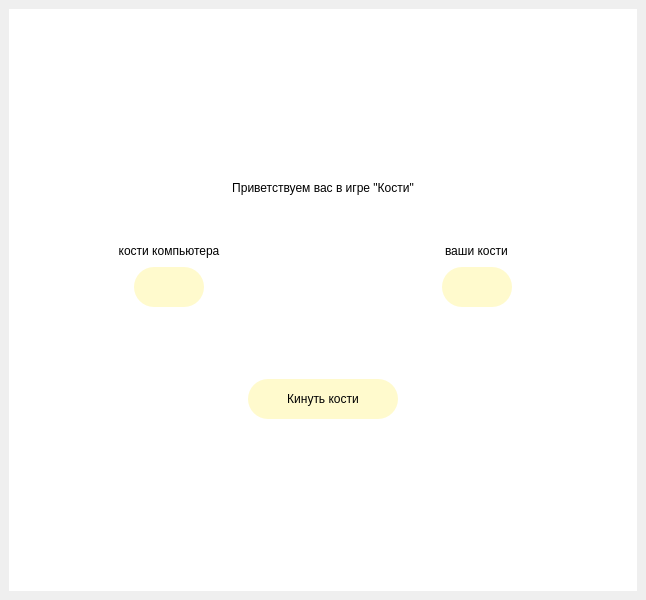
<?xml version="1.0" encoding="UTF-8"?>
<ui version="4.0">
 <class>MainWindow</class>
 <widget class="QMainWindow" name="MainWindow">
  <property name="geometry">
   <rect>
    <x>0</x>
    <y>0</y>
    <width>646</width>
    <height>600</height>
   </rect>
  </property>
  <property name="windowTitle">
   <string>Игра &quot;кости&quot; by Dmitr. Pod.</string>
  </property>
  <widget class="QWidget" name="centralwidget">
   <layout class="QVBoxLayout" name="verticalLayout">
    <item>
     <widget class="QWidget" name="widget" native="true">
      <property name="styleSheet">
       <string notr="true">background-color:white;
</string>
      </property>
      <layout class="QVBoxLayout" name="verticalLayout_4">
       <item>
        <spacer name="verticalSpacer">
         <property name="orientation">
          <enum>Qt::Vertical</enum>
         </property>
         <property name="sizeHint" stdset="0">
          <size>
           <width>20</width>
           <height>40</height>
          </size>
         </property>
        </spacer>
       </item>
       <item>
        <widget class="QLabel" name="label">
         <property name="styleSheet">
          <string notr="true">font: 75 14pt &quot;Times New Roman&quot;;</string>
         </property>
         <property name="text">
          <string>&lt;html&gt;&lt;head/&gt;&lt;body&gt;&lt;p align=&quot;center&quot;&gt;Приветствуем вас в игре &amp;quot;Кости&amp;quot;&lt;/p&gt;&lt;/body&gt;&lt;/html&gt;</string>
         </property>
        </widget>
       </item>
       <item>
        <spacer name="verticalSpacer_4">
         <property name="orientation">
          <enum>Qt::Vertical</enum>
         </property>
         <property name="sizeType">
          <enum>QSizePolicy::Minimum</enum>
         </property>
         <property name="sizeHint" stdset="0">
          <size>
           <width>20</width>
           <height>40</height>
          </size>
         </property>
        </spacer>
       </item>
       <item>
        <layout class="QHBoxLayout" name="horizontalLayout">
         <item>
          <layout class="QVBoxLayout" name="verticalLayout_2">
           <item>
            <widget class="QLabel" name="label_2">
             <property name="minimumSize">
              <size>
               <width>20</width>
               <height>20</height>
              </size>
             </property>
             <property name="mouseTracking">
              <bool>true</bool>
             </property>
             <property name="styleSheet">
              <string notr="true">font: 75 14pt &quot;Times New Roman&quot;;</string>
             </property>
             <property name="text">
              <string>&lt;html&gt;&lt;head/&gt;&lt;body&gt;&lt;p align=&quot;center&quot;&gt;кости компьютера&lt;/p&gt;&lt;/body&gt;&lt;/html&gt;</string>
             </property>
            </widget>
           </item>
           <item alignment="Qt::AlignHCenter|Qt::AlignVCenter">
            <widget class="QLineEdit" name="lineEdit">
             <property name="minimumSize">
              <size>
               <width>70</width>
               <height>40</height>
              </size>
             </property>
             <property name="maximumSize">
              <size>
               <width>50</width>
               <height>16777215</height>
              </size>
             </property>
             <property name="styleSheet">
              <string notr="true">font: 75 14pt &quot;Times New Roman&quot;;
border-radius:20px;
background-color:#FFFACD;
padding-left: 20px;
padding-right: 20px;</string>
             </property>
             <property name="frame">
              <bool>true</bool>
             </property>
             <property name="alignment">
              <set>Qt::AlignCenter</set>
             </property>
             <property name="dragEnabled">
              <bool>false</bool>
             </property>
             <property name="readOnly">
              <bool>true</bool>
             </property>
            </widget>
           </item>
          </layout>
         </item>
         <item>
          <layout class="QVBoxLayout" name="verticalLayout_3">
           <item alignment="Qt::AlignHCenter">
            <widget class="QLabel" name="label_3">
             <property name="minimumSize">
              <size>
               <width>20</width>
               <height>20</height>
              </size>
             </property>
             <property name="styleSheet">
              <string notr="true">font: 75 14pt &quot;Times New Roman&quot;;</string>
             </property>
             <property name="text">
              <string>ваши кости</string>
             </property>
            </widget>
           </item>
           <item alignment="Qt::AlignHCenter">
            <widget class="QLineEdit" name="lineEdit_2">
             <property name="minimumSize">
              <size>
               <width>70</width>
               <height>40</height>
              </size>
             </property>
             <property name="maximumSize">
              <size>
               <width>50</width>
               <height>16777215</height>
              </size>
             </property>
             <property name="styleSheet">
              <string notr="true">font: 75 14pt &quot;Times New Roman&quot;;
border-radius:20px;
background-color:#FFFACD;
padding-left: 20px;
padding-right: 20px;</string>
             </property>
             <property name="frame">
              <bool>true</bool>
             </property>
             <property name="alignment">
              <set>Qt::AlignCenter</set>
             </property>
             <property name="dragEnabled">
              <bool>false</bool>
             </property>
             <property name="readOnly">
              <bool>true</bool>
             </property>
            </widget>
           </item>
          </layout>
         </item>
        </layout>
       </item>
       <item alignment="Qt::AlignHCenter">
        <widget class="QLabel" name="label_4">
         <property name="minimumSize">
          <size>
           <width>20</width>
           <height>20</height>
          </size>
         </property>
         <property name="mouseTracking">
          <bool>false</bool>
         </property>
         <property name="styleSheet">
          <string notr="true">font: 75 14pt &quot;Times New Roman&quot;;</string>
         </property>
         <property name="text">
          <string/>
         </property>
        </widget>
       </item>
       <item>
        <spacer name="verticalSpacer_3">
         <property name="orientation">
          <enum>Qt::Vertical</enum>
         </property>
         <property name="sizeType">
          <enum>QSizePolicy::Minimum</enum>
         </property>
         <property name="sizeHint" stdset="0">
          <size>
           <width>20</width>
           <height>40</height>
          </size>
         </property>
        </spacer>
       </item>
       <item alignment="Qt::AlignHCenter">
        <widget class="QPushButton" name="pushButton">
         <property name="minimumSize">
          <size>
           <width>150</width>
           <height>40</height>
          </size>
         </property>
         <property name="styleSheet">
          <string notr="true">QPushButton{
	font: 75 14pt &quot;Times New Roman&quot;;
	border-radius:20px;
	background-color:#FFFACD;
	border-color:black;	
	border-width:2px;
}
QPushButton:hover{
	background-color:#FFFAAA;
}
QPushButton:pressed{
	background-color:#FFE4B5;
}

</string>
         </property>
         <property name="text">
          <string>Кинуть кости</string>
         </property>
        </widget>
       </item>
       <item>
        <spacer name="verticalSpacer_2">
         <property name="orientation">
          <enum>Qt::Vertical</enum>
         </property>
         <property name="sizeHint" stdset="0">
          <size>
           <width>20</width>
           <height>40</height>
          </size>
         </property>
        </spacer>
       </item>
      </layout>
     </widget>
    </item>
   </layout>
  </widget>
 </widget>
 <resources/>
 <connections/>
</ui>
